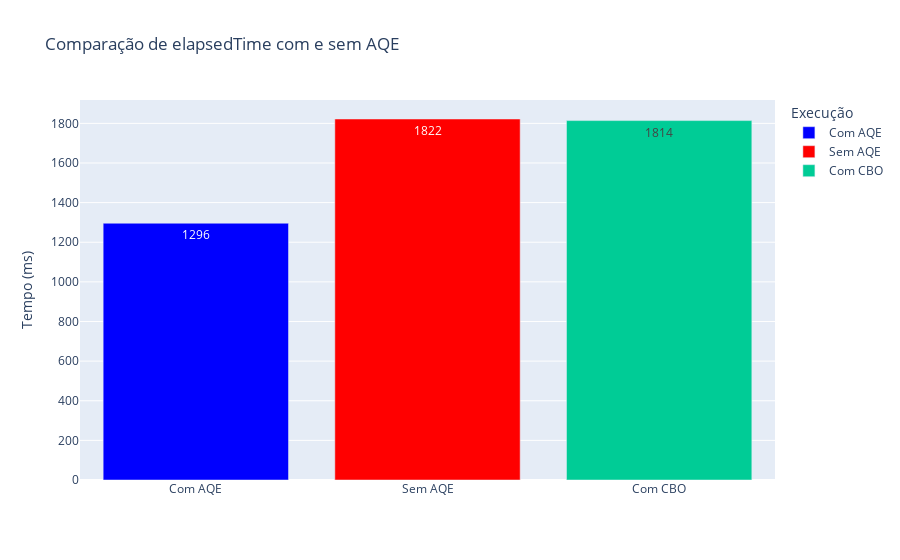
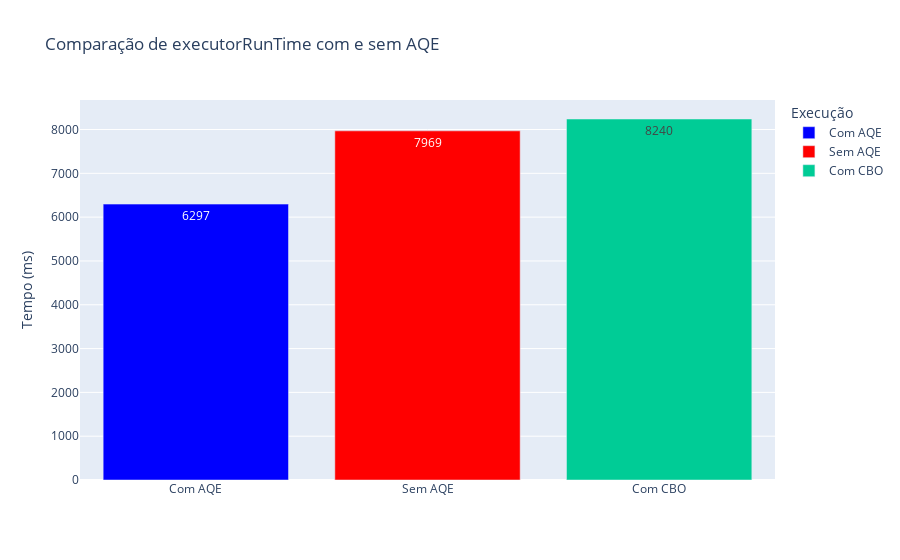
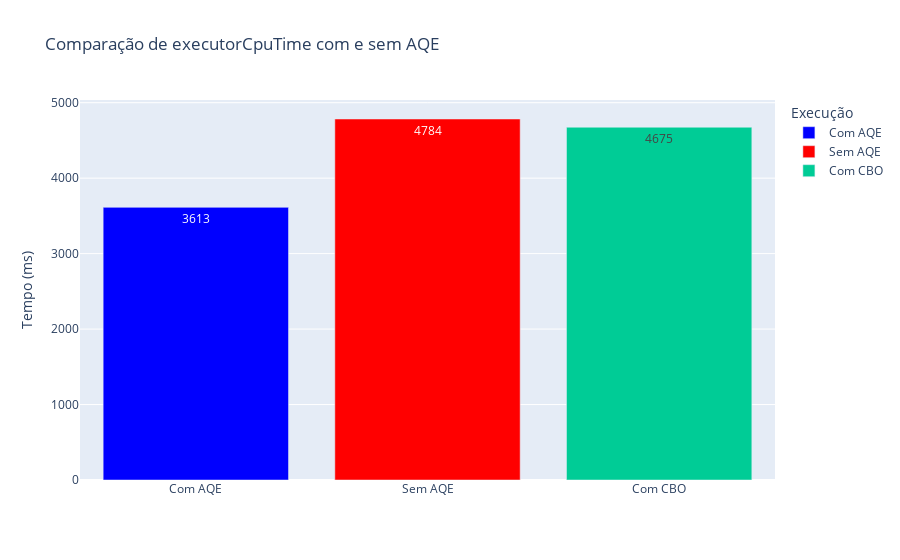
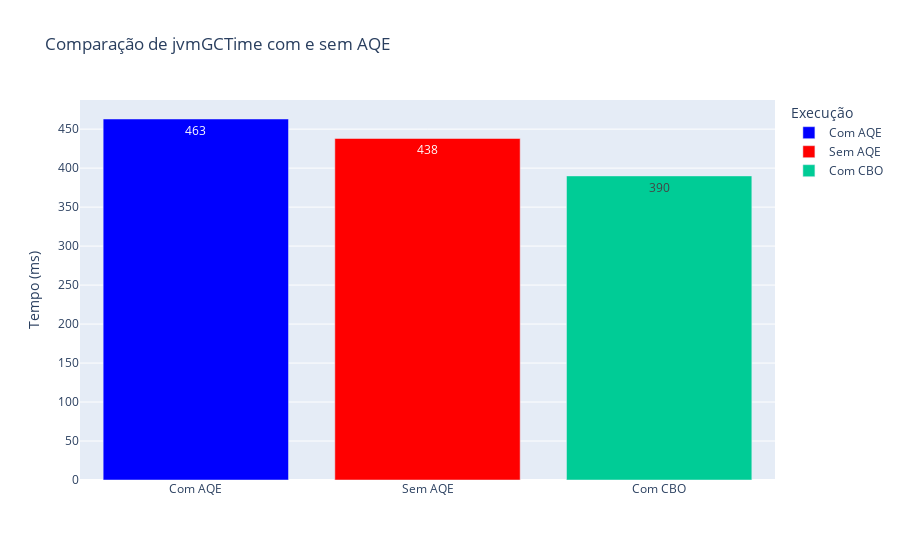

Source (notebook cell) for these figures, in order:
### Code cell
# Criar e exibir gráficos para cada métrica
for metric in metricas_relevantes:
    fig = create_metric_chart(metric, df_combined)
    fig.show()

### Figure 1 — Plotly figure (JSON) as saved in the notebook; plotly's stock layout.template omitted (floating-point values rounded to 4 significant figures)
{"data": [{"hovertemplate": "Tipo de Execução=%{x}<br>elapsedTime=%{y}<extra></extra>", "legendgroup": "Com AQE", "marker": {"color": "blue", "pattern": {"shape": ""}}, "name": "Com AQE", "orientation": "v", "showlegend": true, "textposition": "auto", "texttemplate": "%{y}", "type": "bar", "x": ["Com AQE"], "xaxis": "x", "y": [1296], "yaxis": "y"}, {"hovertemplate": "Tipo de Execução=%{x}<br>elapsedTime=%{y}<extra></extra>", "legendgroup": "Sem AQE", "marker": {"color": "red", "pattern": {"shape": ""}}, "name": "Sem AQE", "orientation": "v", "showlegend": true, "textposition": "auto", "texttemplate": "%{y}", "type": "bar", "x": ["Sem AQE"], "xaxis": "x", "y": [1822], "yaxis": "y"}, {"hovertemplate": "Tipo de Execução=%{x}<br>elapsedTime=%{y}<extra></extra>", "legendgroup": "Com CBO", "marker": {"color": "#00cc96", "pattern": {"shape": ""}}, "name": "Com CBO", "orientation": "v", "showlegend": true, "textposition": "auto", "texttemplate": "%{y}", "type": "bar", "x": ["Com CBO"], "xaxis": "x", "y": [1814], "yaxis": "y"}], "layout": {"barmode": "relative", "legend": {"title": {"text": "Execução"}, "tracegroupgap": 0}, "title": {"text": "Comparação de elapsedTime com e sem AQE"}, "xaxis": {"anchor": "y", "categoryarray": ["Com AQE", "Sem AQE", "Com CBO"], "categoryorder": "array", "domain": [0, 1], "title": {"text": ""}}, "yaxis": {"anchor": "x", "domain": [0, 1], "title": {"text": "Tempo (ms)"}}}}

### Figure 2 — Plotly figure (JSON) as saved in the notebook; plotly's stock layout.template omitted (floating-point values rounded to 4 significant figures)
{"data": [{"hovertemplate": "Tipo de Execução=%{x}<br>executorRunTime=%{y}<extra></extra>", "legendgroup": "Com AQE", "marker": {"color": "blue", "pattern": {"shape": ""}}, "name": "Com AQE", "orientation": "v", "showlegend": true, "textposition": "auto", "texttemplate": "%{y}", "type": "bar", "x": ["Com AQE"], "xaxis": "x", "y": [6297], "yaxis": "y"}, {"hovertemplate": "Tipo de Execução=%{x}<br>executorRunTime=%{y}<extra></extra>", "legendgroup": "Sem AQE", "marker": {"color": "red", "pattern": {"shape": ""}}, "name": "Sem AQE", "orientation": "v", "showlegend": true, "textposition": "auto", "texttemplate": "%{y}", "type": "bar", "x": ["Sem AQE"], "xaxis": "x", "y": [7969], "yaxis": "y"}, {"hovertemplate": "Tipo de Execução=%{x}<br>executorRunTime=%{y}<extra></extra>", "legendgroup": "Com CBO", "marker": {"color": "#00cc96", "pattern": {"shape": ""}}, "name": "Com CBO", "orientation": "v", "showlegend": true, "textposition": "auto", "texttemplate": "%{y}", "type": "bar", "x": ["Com CBO"], "xaxis": "x", "y": [8240], "yaxis": "y"}], "layout": {"barmode": "relative", "legend": {"title": {"text": "Execução"}, "tracegroupgap": 0}, "title": {"text": "Comparação de executorRunTime com e sem AQE"}, "xaxis": {"anchor": "y", "categoryarray": ["Com AQE", "Sem AQE", "Com CBO"], "categoryorder": "array", "domain": [0, 1], "title": {"text": ""}}, "yaxis": {"anchor": "x", "domain": [0, 1], "title": {"text": "Tempo (ms)"}}}}

### Figure 3 — Plotly figure (JSON) as saved in the notebook; plotly's stock layout.template omitted (floating-point values rounded to 4 significant figures)
{"data": [{"hovertemplate": "Tipo de Execução=%{x}<br>executorCpuTime=%{y}<extra></extra>", "legendgroup": "Com AQE", "marker": {"color": "blue", "pattern": {"shape": ""}}, "name": "Com AQE", "orientation": "v", "showlegend": true, "textposition": "auto", "texttemplate": "%{y}", "type": "bar", "x": ["Com AQE"], "xaxis": "x", "y": [3613], "yaxis": "y"}, {"hovertemplate": "Tipo de Execução=%{x}<br>executorCpuTime=%{y}<extra></extra>", "legendgroup": "Sem AQE", "marker": {"color": "red", "pattern": {"shape": ""}}, "name": "Sem AQE", "orientation": "v", "showlegend": true, "textposition": "auto", "texttemplate": "%{y}", "type": "bar", "x": ["Sem AQE"], "xaxis": "x", "y": [4784], "yaxis": "y"}, {"hovertemplate": "Tipo de Execução=%{x}<br>executorCpuTime=%{y}<extra></extra>", "legendgroup": "Com CBO", "marker": {"color": "#00cc96", "pattern": {"shape": ""}}, "name": "Com CBO", "orientation": "v", "showlegend": true, "textposition": "auto", "texttemplate": "%{y}", "type": "bar", "x": ["Com CBO"], "xaxis": "x", "y": [4675], "yaxis": "y"}], "layout": {"barmode": "relative", "legend": {"title": {"text": "Execução"}, "tracegroupgap": 0}, "title": {"text": "Comparação de executorCpuTime com e sem AQE"}, "xaxis": {"anchor": "y", "categoryarray": ["Com AQE", "Sem AQE", "Com CBO"], "categoryorder": "array", "domain": [0, 1], "title": {"text": ""}}, "yaxis": {"anchor": "x", "domain": [0, 1], "title": {"text": "Tempo (ms)"}}}}

### Figure 4 — Plotly figure (JSON) as saved in the notebook; plotly's stock layout.template omitted (floating-point values rounded to 4 significant figures)
{"data": [{"hovertemplate": "Tipo de Execução=%{x}<br>jvmGCTime=%{y}<extra></extra>", "legendgroup": "Com AQE", "marker": {"color": "blue", "pattern": {"shape": ""}}, "name": "Com AQE", "orientation": "v", "showlegend": true, "textposition": "auto", "texttemplate": "%{y}", "type": "bar", "x": ["Com AQE"], "xaxis": "x", "y": [463], "yaxis": "y"}, {"hovertemplate": "Tipo de Execução=%{x}<br>jvmGCTime=%{y}<extra></extra>", "legendgroup": "Sem AQE", "marker": {"color": "red", "pattern": {"shape": ""}}, "name": "Sem AQE", "orientation": "v", "showlegend": true, "textposition": "auto", "texttemplate": "%{y}", "type": "bar", "x": ["Sem AQE"], "xaxis": "x", "y": [438], "yaxis": "y"}, {"hovertemplate": "Tipo de Execução=%{x}<br>jvmGCTime=%{y}<extra></extra>", "legendgroup": "Com CBO", "marker": {"color": "#00cc96", "pattern": {"shape": ""}}, "name": "Com CBO", "orientation": "v", "showlegend": true, "textposition": "auto", "texttemplate": "%{y}", "type": "bar", "x": ["Com CBO"], "xaxis": "x", "y": [390], "yaxis": "y"}], "layout": {"barmode": "relative", "legend": {"title": {"text": "Execução"}, "tracegroupgap": 0}, "title": {"text": "Comparação de jvmGCTime com e sem AQE"}, "xaxis": {"anchor": "y", "categoryarray": ["Com AQE", "Sem AQE", "Com CBO"], "categoryorder": "array", "domain": [0, 1], "title": {"text": ""}}, "yaxis": {"anchor": "x", "domain": [0, 1], "title": {"text": "Tempo (ms)"}}}}
